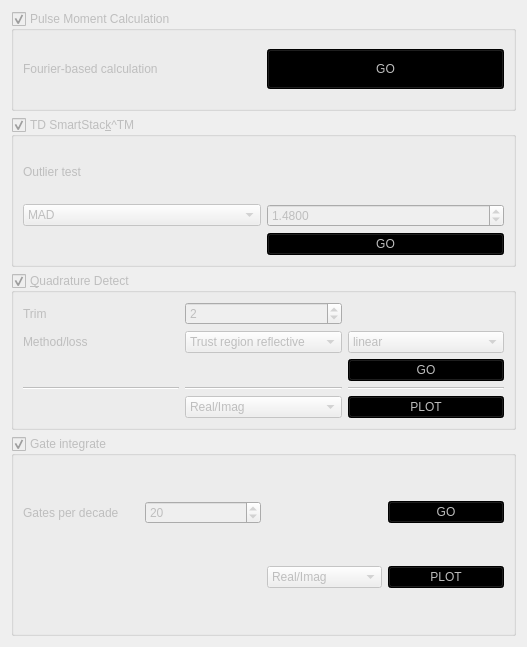
          <widget class="QWidget" name="QCTab">
           <attribute name="title">
            <string>QC</string>
           </attribute>
           <layout class="QVBoxLayout" name="verticalLayout_6">
            <item>
             <widget class="QGroupBox" name="qCalcGroupBox">
              <property name="enabled">
               <bool>false</bool>
              </property>
              <property name="sizePolicy">
               <sizepolicy hsizetype="Fixed" vsizetype="Expanding">
                <horstretch>0</horstretch>
                <verstretch>0</verstretch>
               </sizepolicy>
              </property>
              <property name="minimumSize">
               <size>
                <width>505</width>
                <height>100</height>
               </size>
              </property>
              <property name="maximumSize">
               <size>
                <width>505</width>
                <height>150</height>
               </size>
              </property>
              <property name="title">
               <string>Pulse Moment Calculation </string>
              </property>
              <property name="checkable">
               <bool>true</bool>
              </property>
              <layout class="QGridLayout" name="gridLayout_13">
               <item row="1" column="1">
                <widget class="QPushButton" name="calcQGO">
                 <property name="sizePolicy">
                  <sizepolicy hsizetype="Preferred" vsizetype="Preferred">
                   <horstretch>0</horstretch>
                   <verstretch>0</verstretch>
                  </sizepolicy>
                 </property>
                 <property name="minimumSize">
                  <size>
                   <width>0</width>
                   <height>0</height>
                  </size>
                 </property>
                 <property name="maximumSize">
                  <size>
                   <width>16777215</width>
                   <height>40</height>
                  </size>
                 </property>
                 <property name="styleSheet">
                  <string notr="true">#calcQGO {
    background: green;
}

#calcQGO:disabled{
    background: black;
}</string>
                 </property>
                 <property name="text">
                  <string>GO</string>
                 </property>
                </widget>
               </item>
               <item row="1" column="0">
                <widget class="QLabel" name="label_8">
                 <property name="sizePolicy">
                  <sizepolicy hsizetype="Preferred" vsizetype="Preferred">
                   <horstretch>0</horstretch>
                   <verstretch>0</verstretch>
                  </sizepolicy>
                 </property>
                 <property name="minimumSize">
                  <size>
                   <width>0</width>
                   <height>0</height>
                  </size>
                 </property>
                 <property name="maximumSize">
                  <size>
                   <width>16777215</width>
                   <height>16777215</height>
                  </size>
                 </property>
                 <property name="text">
                  <string>Fourier-based calculation</string>
                 </property>
                </widget>
               </item>
              </layout>
             </widget>
            </item>
            <item>
             <widget class="QGroupBox" name="FDSmartStackGroupBox">
              <property name="enabled">
               <bool>false</bool>
              </property>
              <property name="sizePolicy">
               <sizepolicy hsizetype="Fixed" vsizetype="Fixed">
                <horstretch>0</horstretch>
                <verstretch>0</verstretch>
               </sizepolicy>
              </property>
              <property name="minimumSize">
               <size>
                <width>505</width>
                <height>150</height>
               </size>
              </property>
              <property name="maximumSize">
               <size>
                <width>505</width>
                <height>16777215</height>
               </size>
              </property>
              <property name="title">
               <string>TD SmartStac&amp;k^TM</string>
              </property>
              <property name="checkable">
               <bool>true</bool>
              </property>
              <layout class="QGridLayout" name="gridLayout_14">
               <item row="0" column="0">
                <widget class="QLabel" name="label_37">
                 <property name="text">
                  <string>Outlier test</string>
                 </property>
                </widget>
               </item>
               <item row="1" column="0">
                <widget class="QComboBox" name="outlierTestCB">
                 <item>
                  <property name="text">
                   <string>MAD</string>
                  </property>
                 </item>
                 <item>
                  <property name="text">
                   <string>none</string>
                  </property>
                 </item>
                </widget>
               </item>
               <item row="2" column="1">
                <widget class="QPushButton" name="FDSmartStackGO">
                 <property name="styleSheet">
                  <string notr="true">#FDSmartStackGO {
    background: green;
}

#FDSmartStackGO:disabled{
    background: black;
}</string>
                 </property>
                 <property name="text">
                  <string>GO</string>
                 </property>
                </widget>
               </item>
               <item row="1" column="1">
                <widget class="QDoubleSpinBox" name="MADCutoff">
                 <property name="toolTip">
                  <string>&lt;html&gt;&lt;head/&gt;&lt;body&gt;&lt;p&gt;The threshold value used in the median absolute deviation outlier test. The default value of 1.4826 follows from an assumption of Gaussian noise, lower cutoff values are stricter and will throw out more samples.  &lt;/p&gt;&lt;/body&gt;&lt;/html&gt;</string>
                 </property>
                 <property name="decimals">
                  <number>4</number>
                 </property>
                 <property name="maximum">
                  <double>10.000000000000000</double>
                 </property>
                 <property name="value">
                  <double>1.480000000000000</double>
                 </property>
                </widget>
               </item>
              </layout>
             </widget>
            </item>
            <item>
             <widget class="QGroupBox" name="qdGroupBox">
              <property name="enabled">
               <bool>false</bool>
              </property>
              <property name="sizePolicy">
               <sizepolicy hsizetype="Fixed" vsizetype="Expanding">
                <horstretch>0</horstretch>
                <verstretch>0</verstretch>
               </sizepolicy>
              </property>
              <property name="minimumSize">
               <size>
                <width>505</width>
                <height>100</height>
               </size>
              </property>
              <property name="maximumSize">
               <size>
                <width>505</width>
                <height>200</height>
               </size>
              </property>
              <property name="title">
               <string>&amp;Quadrature Detect</string>
              </property>
              <property name="checkable">
               <bool>true</bool>
              </property>
              <layout class="QGridLayout" name="gridLayout_15">
               <item row="2" column="2">
                <widget class="QComboBox" name="QDMethod">
                 <item>
                  <property name="text">
                   <string>Trust region reflective</string>
                  </property>
                 </item>
                 <item>
                  <property name="text">
                   <string>Dogbox</string>
                  </property>
                 </item>
                 <item>
                  <property name="text">
                   <string>Levenberg-Marquardt</string>
                  </property>
                 </item>
                </widget>
               </item>
               <item row="5" column="3">
                <widget class="QPushButton" name="plotQD">
                 <property name="enabled">
                  <bool>false</bool>
                 </property>
                 <property name="styleSheet">
                  <string notr="true">#plotQD {
    background: green;
}

#plotQD:disabled{
    background: black;
}</string>
                 </property>
                 <property name="text">
                  <string>PLOT</string>
                 </property>
                 <property name="checkable">
                  <bool>false</bool>
                 </property>
                </widget>
               </item>
               <item row="2" column="0">
                <widget class="QLabel" name="label_42">
                 <property name="text">
                  <string>Method/loss</string>
                 </property>
                </widget>
               </item>
               <item row="1" column="2">
                <widget class="QSpinBox" name="trimSpin">
                 <property name="minimum">
                  <number>0</number>
                 </property>
                 <property name="value">
                  <number>2</number>
                 </property>
                </widget>
               </item>
               <item row="3" column="3">
                <widget class="QPushButton" name="qdGO">
                 <property name="styleSheet">
                  <string notr="true">#qdGO {
    background: green;
}

#qdGO:disabled{
    background: black;
}</string>
                 </property>
                 <property name="text">
                  <string>GO</string>
                 </property>
                </widget>
               </item>
               <item row="5" column="2">
                <widget class="QComboBox" name="QDType">
                 <item>
                  <property name="text">
                   <string>Real/Imag</string>
                  </property>
                 </item>
                 <item>
                  <property name="text">
                   <string>Amp/Phase</string>
                  </property>
                 </item>
                 <item>
                  <property name="text">
                   <string>Phased</string>
                  </property>
                 </item>
                </widget>
               </item>
               <item row="1" column="0">
                <widget class="QLabel" name="label_38">
                 <property name="text">
                  <string>Trim</string>
                 </property>
                </widget>
               </item>
               <item row="2" column="3">
                <widget class="QComboBox" name="QDLoss">
                 <item>
                  <property name="text">
                   <string>linear</string>
                  </property>
                 </item>
                 <item>
                  <property name="text">
                   <string>soft L1</string>
                  </property>
                 </item>
                 <item>
                  <property name="text">
                   <string>Cauchy</string>
                  </property>
                 </item>
                 <item>
                  <property name="text">
                   <string>Huber</string>
                  </property>
                 </item>
                </widget>
               </item>
               <item row="4" column="2">
                <widget class="Line" name="line_10">
                 <property name="orientation">
                  <enum>Qt::Horizontal</enum>
                 </property>
                </widget>
               </item>
               <item row="4" column="0">
                <widget class="Line" name="line_11">
                 <property name="orientation">
                  <enum>Qt::Horizontal</enum>
                 </property>
                </widget>
               </item>
               <item row="4" column="3">
                <widget class="Line" name="line_12">
                 <property name="orientation">
                  <enum>Qt::Horizontal</enum>
                 </property>
                </widget>
               </item>
              </layout>
             </widget>
            </item>
            <item>
             <widget class="QGroupBox" name="gateBox">
              <property name="enabled">
               <bool>false</bool>
              </property>
              <property name="sizePolicy">
               <sizepolicy hsizetype="Fixed" vsizetype="Expanding">
                <horstretch>0</horstretch>
                <verstretch>0</verstretch>
               </sizepolicy>
              </property>
              <property name="minimumSize">
               <size>
                <width>505</width>
                <height>200</height>
               </size>
              </property>
              <property name="maximumSize">
               <size>
                <width>505</width>
                <height>200</height>
               </size>
              </property>
              <property name="title">
               <string>Gate integrate</string>
              </property>
              <property name="checkable">
               <bool>true</bool>
              </property>
              <layout class="QGridLayout" name="gridLayout_16">
               <item row="0" column="0">
                <widget class="QLabel" name="label_53">
                 <property name="text">
                  <string>Gates per decade </string>
                 </property>
                </widget>
               </item>
               <item row="0" column="3">
                <widget class="QPushButton" name="gateIntegrateGO">
                 <property name="styleSheet">
                  <string notr="true">#gateIntegrateGO {
    background: green;
}

#gateIntegrateGO:disabled{
    background: black;
}</string>
                 </property>
                 <property name="text">
                  <string>GO</string>
                 </property>
                </widget>
               </item>
               <item row="1" column="3">
                <widget class="QPushButton" name="plotGI">
                 <property name="enabled">
                  <bool>false</bool>
                 </property>
                 <property name="styleSheet">
                  <string notr="true">#plotGI {
    background: green;
}

#plotGI:disabled{
    background: black;
}</string>
                 </property>
                 <property name="text">
                  <string>PLOT</string>
                 </property>
                 <property name="checkable">
                  <bool>false</bool>
                 </property>
                </widget>
               </item>
               <item row="0" column="1">
                <widget class="QSpinBox" name="GPDspinBox">
                 <property name="minimum">
                  <number>6</number>
                 </property>
                 <property name="maximum">
                  <number>30</number>
                 </property>
                 <property name="value">
                  <number>20</number>
                 </property>
                </widget>
               </item>
               <item row="1" column="2">
                <widget class="QComboBox" name="QDType_2">
                 <item>
                  <property name="text">
                   <string>Real/Imag</string>
                  </property>
                 </item>
                 <item>
                  <property name="text">
                   <string>Amp/Phase</string>
                  </property>
                 </item>
                 <item>
                  <property name="text">
                   <string>Phased</string>
                  </property>
                 </item>
                </widget>
               </item>
              </layout>
             </widget>
            </item>
           </layout>
          </widget>
